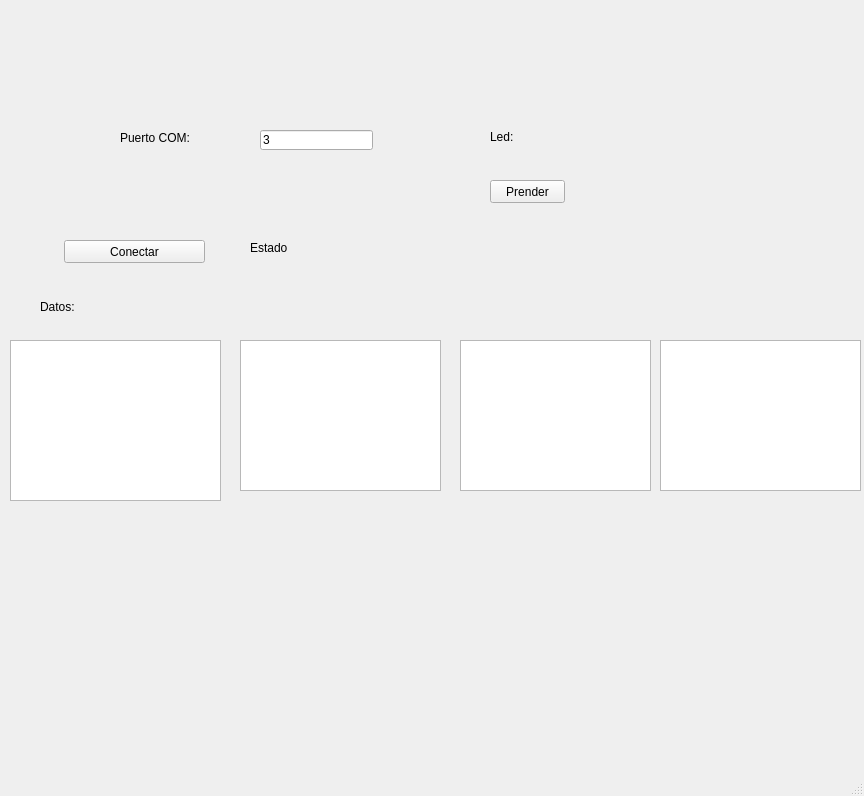
<?xml version="1.0" encoding="UTF-8"?>
<ui version="4.0">
 <class>MainWindow</class>
 <widget class="QMainWindow" name="MainWindow">
  <property name="geometry">
   <rect>
    <x>0</x>
    <y>0</y>
    <width>864</width>
    <height>796</height>
   </rect>
  </property>
  <property name="windowTitle">
   <string>MainWindow</string>
  </property>
  <widget class="QWidget" name="centralwidget">
   <widget class="QLabel" name="label">
    <property name="geometry">
     <rect>
      <x>120</x>
      <y>130</y>
      <width>81</width>
      <height>16</height>
     </rect>
    </property>
    <property name="text">
     <string>Puerto COM:</string>
    </property>
   </widget>
   <widget class="QLineEdit" name="txt_com">
    <property name="geometry">
     <rect>
      <x>260</x>
      <y>130</y>
      <width>113</width>
      <height>20</height>
     </rect>
    </property>
    <property name="text">
     <string>3</string>
    </property>
   </widget>
   <widget class="QPushButton" name="btn_accion">
    <property name="geometry">
     <rect>
      <x>64</x>
      <y>240</y>
      <width>141</width>
      <height>23</height>
     </rect>
    </property>
    <property name="text">
     <string>Conectar</string>
    </property>
   </widget>
   <widget class="QLabel" name="txt_estado">
    <property name="geometry">
     <rect>
      <x>250</x>
      <y>240</y>
      <width>121</width>
      <height>16</height>
     </rect>
    </property>
    <property name="text">
     <string>Estado</string>
    </property>
   </widget>
   <widget class="QListWidget" name="lista_datos">
    <property name="geometry">
     <rect>
      <x>10</x>
      <y>340</y>
      <width>211</width>
      <height>161</height>
     </rect>
    </property>
   </widget>
   <widget class="QLabel" name="label_2">
    <property name="geometry">
     <rect>
      <x>40</x>
      <y>300</y>
      <width>47</width>
      <height>13</height>
     </rect>
    </property>
    <property name="text">
     <string>Datos:</string>
    </property>
   </widget>
   <widget class="QLabel" name="label_6">
    <property name="geometry">
     <rect>
      <x>490</x>
      <y>130</y>
      <width>47</width>
      <height>13</height>
     </rect>
    </property>
    <property name="text">
     <string>Led:</string>
    </property>
   </widget>
   <widget class="QPushButton" name="btn_control">
    <property name="geometry">
     <rect>
      <x>490</x>
      <y>180</y>
      <width>75</width>
      <height>23</height>
     </rect>
    </property>
    <property name="text">
     <string>Prender</string>
    </property>
   </widget>
   <widget class="QListWidget" name="lista_datos_2">
    <property name="geometry">
     <rect>
      <x>240</x>
      <y>340</y>
      <width>201</width>
      <height>151</height>
     </rect>
    </property>
   </widget>
   <widget class="QListWidget" name="lista_datos_3">
    <property name="geometry">
     <rect>
      <x>460</x>
      <y>340</y>
      <width>191</width>
      <height>151</height>
     </rect>
    </property>
   </widget>
   <widget class="QListWidget" name="lista_datos_4">
    <property name="geometry">
     <rect>
      <x>660</x>
      <y>340</y>
      <width>201</width>
      <height>151</height>
     </rect>
    </property>
   </widget>
   <widget class="QLabel" name="label_3">
    <property name="geometry">
     <rect>
      <x>50</x>
      <y>40</y>
      <width>161</width>
      <height>141</height>
     </rect>
    </property>
    <property name="styleSheet">
     <string notr="true"/>
    </property>
    <property name="text">
     <string/>
    </property>
    <property name="pixmap">
     <pixmap resource="../../Archivos/Recursos.qrc">:/UAT LOGOS/Logo UAT.png</pixmap>
    </property>
    <property name="scaledContents">
     <bool>true</bool>
    </property>
   </widget>
   <widget class="QLabel" name="label_4">
    <property name="geometry">
     <rect>
      <x>580</x>
      <y>-70</y>
      <width>281</width>
      <height>211</height>
     </rect>
    </property>
    <property name="styleSheet">
     <string notr="true"/>
    </property>
    <property name="text">
     <string/>
    </property>
    <property name="pixmap">
     <pixmap resource="../../Archivos/Recursos.qrc">:/UAT LOGOS/logo facultad de ingenieria uat.png</pixmap>
    </property>
    <property name="scaledContents">
     <bool>true</bool>
    </property>
   </widget>
   <widget class="QLabel" name="label_7">
    <property name="geometry">
     <rect>
      <x>650</x>
      <y>540</y>
      <width>191</width>
      <height>181</height>
     </rect>
    </property>
    <property name="styleSheet">
     <string notr="true"/>
    </property>
    <property name="text">
     <string/>
    </property>
    <property name="pixmap">
     <pixmap resource="../../Archivos/Recursos.qrc">:/Equipo LOGO/logo equipo 3.jpg</pixmap>
    </property>
    <property name="scaledContents">
     <bool>true</bool>
    </property>
   </widget>
  </widget>
  <widget class="QMenuBar" name="menubar">
   <property name="geometry">
    <rect>
     <x>0</x>
     <y>0</y>
     <width>864</width>
     <height>26</height>
    </rect>
   </property>
  </widget>
  <widget class="QStatusBar" name="statusbar"/>
 </widget>
 <resources>
  <include location="../../Archivos/Recursos.qrc"/>
 </resources>
 <connections/>
</ui>
